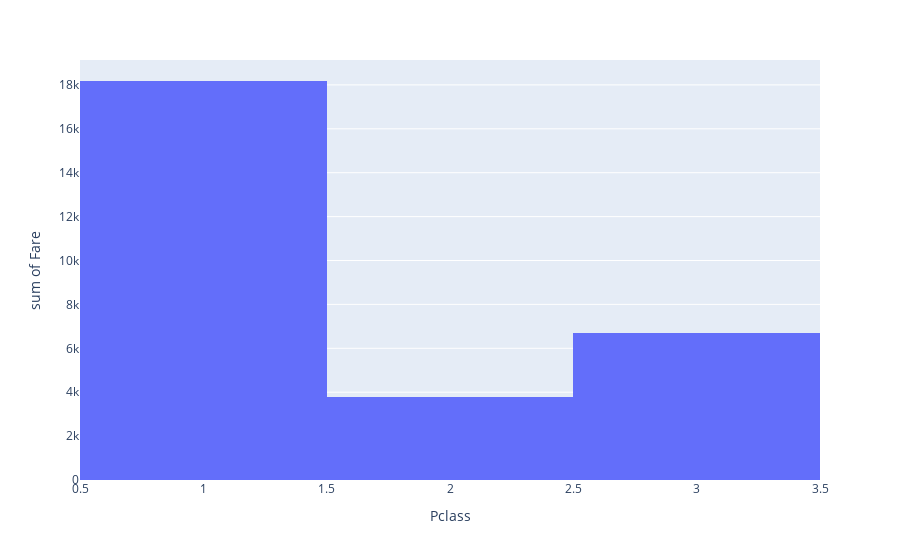

The code cell stored with this chart in its notebook:
### Markdown cell above
#### Plotly

Question: 
- Does fare increase or decrease for each passenger class?

### Code cell
# EXERCISE 4

# Load the necessary data



# Create plot and customize as needed
histy = px.histogram(data,x = "Pclass", y = 'Fare' , opacity = 1.0)
histy


# Show plot

### Figure 1 — Plotly figure (JSON) as saved in the notebook; plotly's stock layout.template omitted (floating-point values rounded to 4 significant figures; data arrays with more than 128 entries replaced by an {"elided": "..."} marker saying what was removed)
{"data": [{"alignmentgroup": "True", "bingroup": "x", "histfunc": "sum", "hovertemplate": "Pclass=%{x}<br>sum of Fare=%{y}<extra></extra>", "legendgroup": "", "marker": {"color": "#636efa", "opacity": 1}, "name": "", "offsetgroup": "", "orientation": "v", "showlegend": false, "type": "histogram", "x": {"elided": "891 int values"}, "xaxis": "x", "y": {"elided": "891 float values"}, "yaxis": "y"}], "layout": {"barmode": "relative", "legend": {"tracegroupgap": 0}, "margin": {"t": 60}, "xaxis": {"anchor": "y", "domain": [0, 1], "title": {"text": "Pclass"}}, "yaxis": {"anchor": "x", "domain": [0, 1], "title": {"text": "sum of Fare"}}}}
